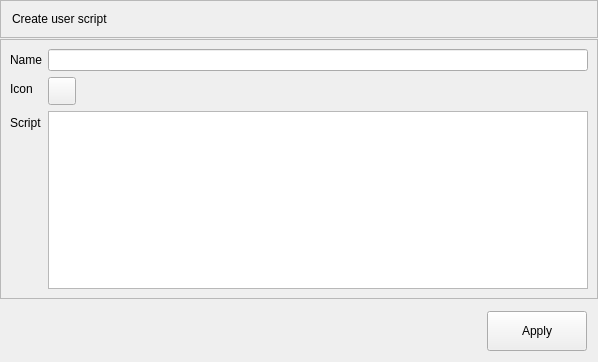
<?xml version="1.0" encoding="UTF-8"?>
<ui version="4.0">
 <class>Form</class>
 <widget class="QWidget" name="Form">
  <property name="geometry">
   <rect>
    <x>0</x>
    <y>0</y>
    <width>598</width>
    <height>362</height>
   </rect>
  </property>
  <property name="windowTitle">
   <string>Form</string>
  </property>
  <layout class="QVBoxLayout" name="verticalLayout">
   <property name="spacing">
    <number>1</number>
   </property>
   <property name="leftMargin">
    <number>0</number>
   </property>
   <property name="topMargin">
    <number>0</number>
   </property>
   <property name="rightMargin">
    <number>0</number>
   </property>
   <property name="bottomMargin">
    <number>0</number>
   </property>
   <item>
    <widget class="QFrame" name="frame_2">
     <property name="frameShape">
      <enum>QFrame::StyledPanel</enum>
     </property>
     <property name="frameShadow">
      <enum>QFrame::Raised</enum>
     </property>
     <layout class="QVBoxLayout" name="verticalLayout_3">
      <property name="leftMargin">
       <number>11</number>
      </property>
      <property name="topMargin">
       <number>11</number>
      </property>
      <property name="rightMargin">
       <number>11</number>
      </property>
      <property name="bottomMargin">
       <number>11</number>
      </property>
      <item>
       <widget class="QLabel" name="create_user_script_tittle_label">
        <property name="text">
         <string>Create user script</string>
        </property>
       </widget>
      </item>
     </layout>
    </widget>
   </item>
   <item>
    <widget class="QFrame" name="frame">
     <property name="frameShape">
      <enum>QFrame::StyledPanel</enum>
     </property>
     <property name="frameShadow">
      <enum>QFrame::Raised</enum>
     </property>
     <layout class="QVBoxLayout" name="verticalLayout_2">
      <item>
       <layout class="QFormLayout" name="formLayout">
        <item row="0" column="0">
         <widget class="QLabel" name="label">
          <property name="text">
           <string>Name</string>
          </property>
         </widget>
        </item>
        <item row="0" column="1">
         <widget class="QLineEdit" name="script_name_lineEdit"/>
        </item>
        <item row="1" column="0">
         <widget class="QLabel" name="label_2">
          <property name="text">
           <string>Icon</string>
          </property>
         </widget>
        </item>
        <item row="1" column="1">
         <widget class="QPushButton" name="script_icon_pushButton">
          <property name="minimumSize">
           <size>
            <width>28</width>
            <height>28</height>
           </size>
          </property>
          <property name="maximumSize">
           <size>
            <width>28</width>
            <height>28</height>
           </size>
          </property>
          <property name="text">
           <string/>
          </property>
         </widget>
        </item>
        <item row="2" column="1">
         <widget class="QPlainTextEdit" name="script_plainTextEdit"/>
        </item>
        <item row="2" column="0">
         <widget class="QLabel" name="label_3">
          <property name="text">
           <string>Script</string>
          </property>
         </widget>
        </item>
       </layout>
      </item>
     </layout>
    </widget>
   </item>
   <item>
    <widget class="QFrame" name="horizontalFrame">
     <layout class="QHBoxLayout" name="horizontalLayout">
      <property name="leftMargin">
       <number>11</number>
      </property>
      <property name="topMargin">
       <number>11</number>
      </property>
      <property name="rightMargin">
       <number>11</number>
      </property>
      <property name="bottomMargin">
       <number>11</number>
      </property>
      <item>
       <spacer name="horizontalSpacer">
        <property name="orientation">
         <enum>Qt::Horizontal</enum>
        </property>
        <property name="sizeHint" stdset="0">
         <size>
          <width>40</width>
          <height>20</height>
         </size>
        </property>
       </spacer>
      </item>
      <item>
       <widget class="QPushButton" name="create_script_pushButton">
        <property name="minimumSize">
         <size>
          <width>100</width>
          <height>40</height>
         </size>
        </property>
        <property name="text">
         <string>Apply</string>
        </property>
       </widget>
      </item>
     </layout>
    </widget>
   </item>
  </layout>
 </widget>
 <resources/>
 <connections/>
</ui>
